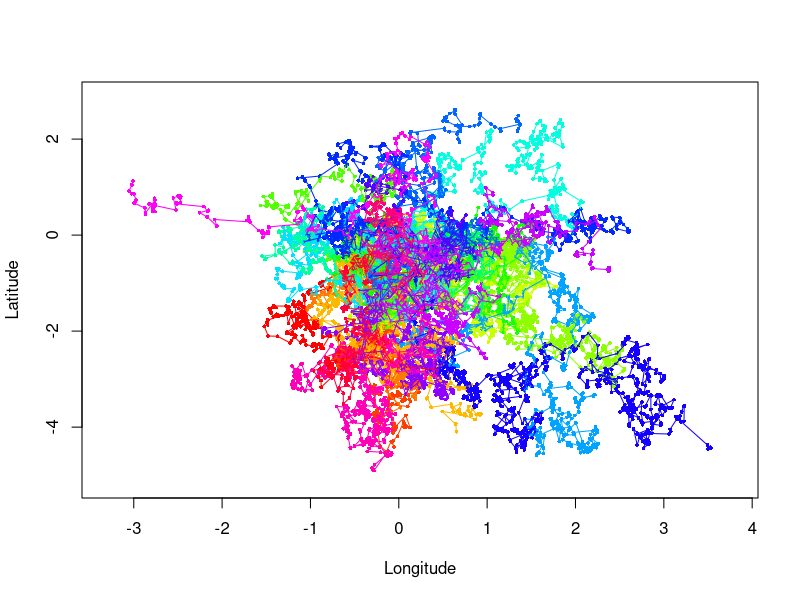

Write R code to recreate this figure.
###########################################################################################
###########################################################################################
#####                                                                                 #####
##### Create sample data for the PhysMove R Package                                   #####
##### Last updated: January 10, 2022                                                  #####
#####                                                                                 #####
###########################################################################################
###########################################################################################

# Calculate random telemetry data where displacement lengths follow an exponential distribution,
# evidence of directed motion, and high intraspecific variation

# Set track parameters
n.tracks <- 25 # how many tracks do you want to make?
lambda <- 0.125 # exponential exponent for all tracks
distmin <- 2.5e-1 # minimum distance in km

# Turning angles (forward, backwards, and random angles must sum to 1)
directedforward <- 0.3 # percent of angles showing forward directed movement - this ends up being
# split into 330-360 and 0-30 degree angles below
directedbackward <- 0.3 # percent of angles showing backward directed movement
random <- 0.4 # percent of angles showing random movement

# Tagging location
# set.seed(1)
# startLatRange <- stats::runif(n.tracks,0,0.1) # random tagging location between 0-2 deg latitude
# set.seed(2) # stop lat and long from having identical values
# startLonRange <- stats::runif(n.tracks,0,0.1) # random tagging location between 0-2 deg longitude

startLonRange <- startLatRange <- rep (0, n.tracks)

# Tagging dates
set.seed(1)
dates <- sample(seq(as.POSIXct('2015-01-01 12:00:00'), as.POSIXct('2020-01-01 24:00:00'),
                    by="day"), n.tracks)

# Create dataframe
tracks <- data.frame("ref"=0,"lon"=startLonRange[1],"lat"=startLatRange[1],"day"=dates[1])
# start loop, delete row at end of loop

# Number of locations per track
set.seed(1)
samplesize <- floor(stats::runif(n.tracks,200,1000)) # how many locations is the track going to have
# default is: min 200 and max 1000

# Parameters needed to create location data
Radius <- 6371 # Earth Radius in km (displacements are in km)
rad <- 3.141592653589793/180 #Python has more digits of pi than R, so value pasted here instead of "pi"

# Create tracks with parameters set above
i=1
for (i in 1:n.tracks){ # for each track
  set.seed(1)

  r <- stats::runif(samplesize[i]-1,0,1) # create i displacements based on a uniform distribution between 0-1
  # exp_x <- r
  exp_x <- distmin-(1/lambda)*log(1-r) # convert displacements to an exponential distribution with an xmin

  # calculate angles
  set.seed(1)
  directedForwardAngle1 <- round(stats::runif((ceiling((directedforward/2)*samplesize[i])),330,360),2)
  set.seed(1)
  directedForwardAngle2 <- round(stats::runif((ceiling((directedforward/2)*samplesize[i])),0,30),2)
  set.seed(1)
  directedBackwardAngle <- round(stats::runif((ceiling((directedbackward)*samplesize[i])),150,210),2)
  set.seed(1)
  randomAngle <- stats::runif(ceiling((random*samplesize[i])),0,360)

  # combine angles in vector
  angles <- c(directedForwardAngle1,directedForwardAngle2,directedBackwardAngle,randomAngle)
  set.seed(1)
  # randomize the order of the angles, if  rounding during "calculate angles" caused too many angles
  # this will correct it
  angles <- sample(angles,samplesize[i])
  tracks <- rbind(tracks,c(data.frame("ref"=rep(i,samplesize[i]),"lon"=rep(startLonRange[i],samplesize[i]),"lat"=rep(startLatRange[i],samplesize[i]),
                                          "day"=rep(dates[i],samplesize[i]))))
  if (i==1){ # start position for dataframe
    startRow <- 1
  } else {
    startRow <- sum(samplesize[1:i-1])+1
  }

  j=1
  for (j in 1:(samplesize[i]-1)){ # for each new location in each track
    d <- exp_x[j] # random displacement from exp dist
    a <- angles[j]*(rad) # random angle from those created previously
    lat1 <- tracks$lat[startRow+j]*(rad) # convert current lat location to radians
    long1 <- tracks$lon[startRow+j]*(rad) # convert current long location to radians
    # calculate new lat in radians based on angle and distance
    lat2 <- asin(sin(lat1)*cos(d/Radius) + cos(lat1)*sin(d/Radius)*cos(a))
    # calculate new long in radians based on angle and distance
    long2 <- long1 + atan2(sin(a)*sin(d/Radius)*cos(lat1),cos(d/Radius)-sin(lat1)*sin(lat2))
    tracks$lon[startRow+j+1] <- long2/rad # convert to degrees and save in dataframe
    tracks$lat[startRow+j+1] <- lat2/rad # convert to degrees and save in dataframe
    # Advance time by 1 day
    tracks$day[startRow+j+1] <- tracks$day[startRow+j]+(24*60*60)
  }
}
tracks <- tracks[-1,] #remove starting location
row.names(tracks) <- 1:nrow(tracks) # rename rows 1:n

# Plot tracks
cols <- data.frame(
  col = grDevices::rainbow(length(unique(tracks$ref))),
  id = unique(tracks$ref)
)

with(tracks, {
  plot(lon,lat,pch = 16, col = cols$col[match(ref, cols$id)], type = "p",
       ylim=c(min(lat)-0.25,max(lat)+0.25),xlim=c(min(lon)-0.25,max(lon)+0.25),cex=0.5,
       ylab="Latitude", xlab="Longitude")
  for (l in unique(ref)) {
    # print(cols$col[match(l, cols$id)])
    graphics::lines(lon[ref == l], lat[ref == l], type = "l", col = cols$col[match(l, cols$id)])
  }
})

rm(list=ls()[! ls() %in% c("tracks")]) # remove temporary vectors etc

##################################
## Set working directory and save
##################################
# setwd()
save(tracks, file = "tracks.RData")
